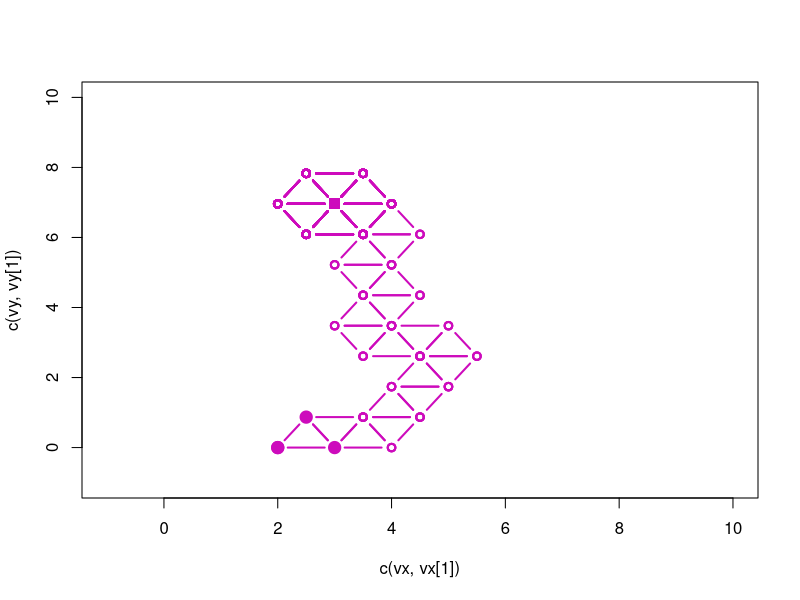

Generate this figure with R: (Note: this script raises an error after producing the figure.)
# set up grid of x,y values for use in plotting
x = seq(0,10,1)
y = seq(0,10,1)

# function to calculate response for simplex vertices
response = function(a,b){5.5 + 1.5*a + 0.6*b - 0.15*a^2 - 0.0254*b^2 - 0.0857*a*b}

# values to define location and step-size for first simplex
a = 2
b = 0
sa = 1
sb = 1

# create vectors for the simplex points and responses
VX = rep(NA,100)
VY = rep(NA,100)
VZ = rep(NA,100)
INDEX = rep(NA,100)

# calculate responses for initial simplex
vx = c(a, a+sa, a + 0.5*sa)
vy = c(b, b, b + 0.87*sb)
vz = response(vx,vy)

# sort worst-to-best with worst in first row, best in third row
vx = vx[order(vz)]
vy = vy[order(vz)]
vz = vz[order(vz)]

# store values
VX[1:3] = vx
VY[1:3] = vy
VZ[1:3] = vz

# plot initial simplex
plot(x = c(vx, vx[1]), y = c(vy, vy[1]),
     xlim = c(-1,10), ylim = c(-1,10),
     type = "b", pch = 19, cex = 1.5, col = 6, lwd = 2)

# loop here

for (i in 1:100){

# save response for worst
worst = vz[1]

# reject worst and calulate new vertex for next simplex
vx[1] = vx[2] + vx[3] - vx[1]
vy[1] = vy[2] + vy[3] - vy[1]
vz[1] = response(vx[1], vy[1])

# plot new simplex
# lines(x = c(vx, vx[1]), y = c(vy, vy[1]),
#       type = "b", pch = 19, col = "blue")

# if then to determine if simplex must change direction
# first, check to see new vertex is smaller than next-best or
# have a negative vertex
if (vx[1] < 0 | vy[1] < 0 | vz[1] < worst){
  vz[2] = -1000
  vx = vx[order(vz)]
  vy = vy[order(vz)]
  vz = vz[order(vz)]
  VX[i:(i+2)] = vx
  VY[i:(i+2)] = vy
  VZ[i:(i+2)] = vz
  lines(x = c(vx, vx[1]), y = c(vy, vy[1]),
        type = "b", col = 6)
  next
  
} else if (vz[1] < worst){
  vz[2] = -1000
   vx = vx[order(vz)]
   vy = vy[order(vz)]
   vz = vz[order(vz)]
   VX[i:(i+2)] = vx
   VY[i:(i+2)] = vy
   VZ[i:(i+2)] = vz
   lines(x = c(vx, vx[1]), y = c(vy, vy[1]),
         type = "b", col = 6, lwd = 2)
   next
} else {
  vz[2] = 0
  vx = vx[order(vz)]
  vy = vy[order(vz)]
  vz = vz[order(vz)]
  VX[i:(i+2)] = vx
  VY[i:(i+2)] = vy
  VZ[i:(i+2)] = vz
  lines(x = c(vx, vx[1]), y = c(vy, vy[1]),
        type = "b", col = 6, lwd = 2)
  next
 }
}
max_response = which.max(VZ)
points(x = VX[max_response], y = VY[max_response],
       pch = 15, col = 6, cex = 1.5, lwd = 2)

response = function(a,b){5.5 + 1.5*a + 0.6*b - 0.15*a^2 - 0.0254*b^2 - 0.0857*a*b}
z = outer(x,y,response)
contour2D(z,x,y, lwd = 2, colkey = FALSE, add = TRUE)
